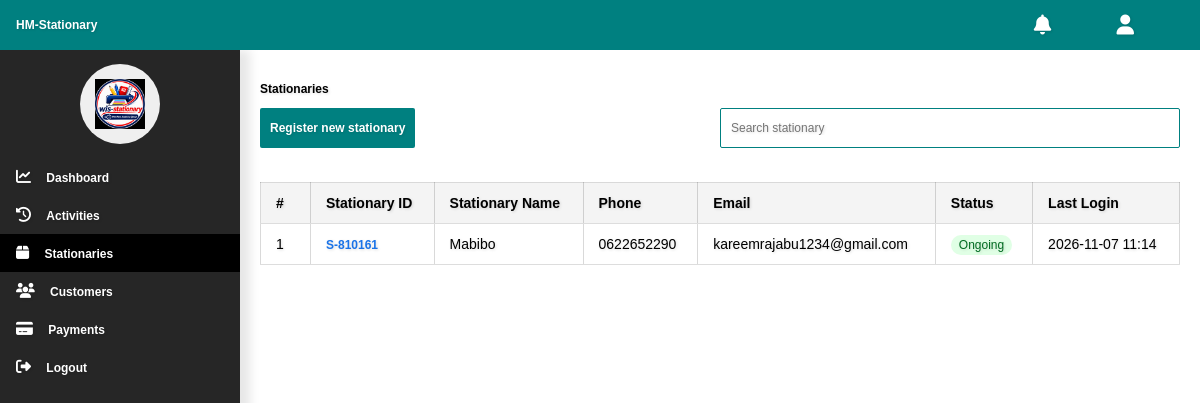
Page /stationary/admin/stationaries/ (signed in) on the committed database.
### stationary_system/models/stationary.py (models this page shows, shortened)
class StationaryProfile(models.Model):
    user = models.OneToOneField(
        settings.AUTH_USER_MODEL,
        on_delete=models.CASCADE
    )
    stationary_name = models.CharField(max_length=100)
    phone = models.CharField(max_length=11, unique=True)
    email = models.EmailField(default='', blank=True)
    force_password_change = models.BooleanField(default=True)
    payment_no = models.CharField(max_length=10, unique=True, blank=False, null=False)
    payment_name = models.CharField(max_length=100, blank=False, null=False)
    reg_date = models.DateTimeField(auto_now_add=True)

### stationary_system/models/accounts.py (models this page shows, shortened)
class CustomUser(AbstractUser):
    phone = models.CharField(max_length=20, blank=True, null=True)
    stationary_id = models.CharField(max_length=20, blank=True, null=True)

### stationary_system/views/admin_views/stationaries.py (the view)
# urls.py: path('stationary/admin/stationaries/', stationaries.admin_stationaries, name='admin_stationaries'),
@login_required(login_url='login_page_admin')
def admin_stationaries(request):
    stationary_profiles = StationaryProfile.objects.select_related('user').all()
    return render(request, 'admin/stationaries.html', {
        'stationary_profiles': stationary_profiles
    })

### stationary_system/templates/admin/stationaries.html (shortened to what this page needs)
{% load static %}
<!DOCTYPE html>
<html lang="en">
<head>
    <link rel="stylesheet" href="https://cdnjs.cloudflare.com/ajax/libs/font-awesome/6.4.0/css/all.min.css">
    <link rel="stylesheet" href="{% static 'admin_css/dashboard.css' %}">
    <link rel="stylesheet" href="{% static 'admin_css/activities.css' %}">
</head>
<body>
    <div class="row-holder-1">
        <div class="heading-holder-2">
            <div class="title-holder-21">
                <div class="menu-holder-22">
                    <button type="button"><span style="font-weight: bold;">HM-Stationary</span></button>
                </div>
            </div>
            <div class="actions-holder-22">
                <button type="button" onclick="window.location.href = `{% url 'admin_notifications' %}`">
                    <i class="fas fa-bell"></i>
                </button>
                <button type="button" onclick="window.location.href = `{% url 'admin_user' %}`">
                    <i class="fas fa-user"></i>
                </button>
            </div>
        </div>
        <div class="navigation-bar-holder-3" id="nav_bar">
            <div class="navigation-holder-4">
                <br>
                <div class="site-icon-holder">
                    <button type="button">
                        <img src="{% static 'icons/stationary1.png' %}" alt="site-icon">
                    </button>
                </div>
                <br>
                <ul>
                    <a href="{% url 'admin_dashboard' %}">
                        <li>
                            <button type="button">
                                <i class="fas fa-chart-line"></i>
                            </button>
                            <button type="button">Dashboard</button>
                        </li>
                    </a>
                </ul>
                <ul>
                    <a href="{% url 'admin_activities' %}">
                        <li>
                            <button type="button">
                                <i class="fas fa-history"></i>
                            </button>
                            <button type="button">Activities</button>
                        </li>
                    </a>
                </ul>
                <ul>
                    <a href="{% url 'admin_stationaries' %}">
                        <li class="active-bar">
                            <button type="button">
                                <i class="fas fa-box"></i>
                            </button>
                            <button type="button">Stationaries</button>
                        </li>
                    </a>
                </ul>
                <ul>
                    <a href="{% url 'admin_customers' %}">
                        <li>
                            <button type="button">
                                <i class="fas fa-users"></i>
                            </button>
                            <button type="button">Customers</button>
                        </li>
                    </a>
                </ul>
                <ul>
                    <a href="{% url 'admin_payments' %}">
                        <li>
                            <button type="button">
                                <i class="fas fa-credit-card"></i>
                            </button>
                            <button type="button">Payments</button>
                        </li>
                    </a>
                </ul>
                <ul>
                    <a href="{% url 'admin_logout' %}">
                        <li>
                            <button type="button">
                                <i class="fas fa-sign-out-alt"></i>
                            </button>
                            <button type="button">Logout</button>
                        </li>
                    </a>
                </ul>
            </div>
        </div>
        <div class="content-holder-4">
            <div class="dash-content-5">
                <p style="font-weight: bold;">Stationaries</p>
                <div class="activities-table-holder-6">
                    <div class="search-bar-holder-7">
                        <button type="button" class="register-button-7"
                            onclick="window.location.href = '../register_stationary/'">Register new stationary</button>
                        <input type="search" name="" id="searchInput" placeholder="Search stationary">
                    </div>
                    <br>
                    <div class="table-holder-9">
                        <table class="table-9" id="stationaryTable">
                            <thead>
                                <tr>
                                    <th class="index-9">#</th>
                                    <th>Stationary ID</th>
                                    <th>Stationary Name</th>
                                    <th>Phone</th>
                                    <th>Email</th>
                                    <th>Status</th>
                                    <th>Last Login</th>
                                </tr>
                            </thead>
                            <tbody>
                                {% for sp in stationary_profiles %}
                                <tr>
                                    <td class="index-9">{{ forloop.counter }}</td>
                                    <td>
                                        <a href="../preview_stationary/{{ sp.user.username }}" class="activity-link-9">
                                            {{ sp.user.username }}
                                        </a>
                                    </td>
                                    <td>{{ sp.user.first_name }}</td>
                                    <td>{{ sp.phone }}</td>
                                    <td>{{ sp.user.email }}</td>
                                    <td>
                                        {% if sp.user.is_active %}
                                        <span class="status-ongoing">Ongoing</span>
                                        {% else %}
                                        <span class="status-inactive">Inactive</span>
                                        {% endif %}
                                    </td>
                                    <td>{% if sp.user.last_login %}{{ sp.user.last_login|date:"Y-m-d H:i" }}
                                        {% else %}Never{% endif %}</td>
                                </tr>
                                {% empty %}
                                <tr>
                                    <td colspan="7">No stationary registered yet.</td>
                                </tr>
                                {% endfor %}
                            </tbody>
                        </table>
                    </div>
                    <br>
                </div>
            </div>
        </div>
    </div>
</body>
</html>

### stationary_system/static/admin_css/dashboard.css (style rules this page uses)
* { box-sizing: border-box; font-size: 12px; text-shadow: 1px 1px 3px rgba(0, 0, 0, 0.141); font-family: 'Trebuchet MS', sans-serif; }
html, body { padding: 0; margin: 0; }
.row-holder-1 { width: 100%; height: 100vh; background: transparent; }
.heading-holder-2 { width: 100%; height: 50px; background: teal; position: fixed; top: 0; left: 0; right: 0; z-index: 1000; }
.navigation-bar-holder-3 { width: 80%; height: 100%; box-shadow: 0px 10px 10px 10px rgba(0, 0, 0, 0.098); position: fixed; background: rgb(38, 38, 38); top: 50px; left: 0; bottom: 0; display: none; z-index: 1000; }
.content-holder-4 { width: 100%; height: 100%; overflow-y: scroll; margin-top: 50px; background: transparent; }
.row-holder-1>div { float: left; }
.heading-holder-2>div { float: left; }
.title-holder-21 { width: 50%; height: 100%; color: white; }
.menu-holder-22 { width: 100%; height: 100%; }
.menu-holder-22>button { width: auto; height: 100%; float: left; background: transparent; outline: none; border-style: none; color: white; margin-left: 10px; }
.actions-holder-22 { width: 50%; height: 100%; padding: 10px; background: transparent; text-align: right; }
.actions-holder-22>button { height: 100%; width: auto; background: transparent; border-style: none; outline: none; cursor: pointer; color: white; margin-right: 10px; }
.actions-holder-22>button>i { font-size: 20px; }
.navigation-holder-4 { width: 100%; height: auto; }
.site-icon-holder { width: 80px; height: 80px; margin: auto; border-radius: 100px; }
.site-icon-holder>button { width: 100%; height: 100%; border-radius: inherit; outline: none; text-align: left; border-style: none; padding: 15px; }
.site-icon-holder>button>img { width: 100%; height: 100%; }
ul { list-style-type: none; padding: 0; margin: 0; }
ul>a { text-decoration: none; }
ul>a>li { padding: 10px; }
ul>a>li>button { border-style: none; outline: none; background: transparent; font-weight: bold; color: white; }
.active-bar { background: black; }
ul>a>li>button>i { font-size: 15px; }
.dash-content-5 { width: 100%; height: auto; padding: 10px; }
@media only screen and (min-width: 768px) { .navigation-bar-holder-3 { display: inline-block; position: unset; width: 20%; margin-top: 50px; } }
@media only screen and (min-width: 768px) { .content-holder-4 { width: 80%; } }
@media only screen and (min-width: 768px) { .actions-holder-22>button { margin-right: 50px; } }
@media only screen and (min-width: 768px) { .dash-content-5 { width: 100%; height: auto; padding: 20px; } }

### stationary_system/static/admin_css/activities.css (style rules this page uses)
.activities-table-holder-6 { width: 100%; height: auto; }
.search-bar-holder-7 { width: 100%; height: 40px; text-align: right; animation-name: dash-container; animation-duration: 1s; }
.search-bar-holder-7>input { width: 50%; height: 100%; padding: 10px; border-style: none; border: 1px solid teal; border-radius: 2px; outline: none; }
.register-button-7 { height: 100%; width: auto; padding-left: 10px; padding-right: 10px; float: left; background: teal; outline: none; border-style: none; border-radius: 2px; color: white; font-weight: bold; }
.table-holder-9 { width: 100%; height: auto; animation-name: dash-container; animation-duration: 1s; }
.table-9 { width: 100%; height: auto; text-align: left; border: 1px solid rgba(0, 0, 0, 0.148); border-collapse: collapse; }
td, th { border: 1px solid rgba(0, 0, 0, 0.148); height: 40px; padding: 10px; }
.index-9 { width: 50px; text-align: center; }
.activity-link-9 { text-decoration: none; font-weight: bold; }
.table-holder-9 { width: 100%; overflow-x: auto; margin: 20px 0; }
.table-9 { width: 100%; border-collapse: collapse; min-width: 600px; }
.table-9 th, .table-9 td { padding: 12px 15px; text-align: left; border-bottom: 1px solid #ddd; font-size: 14px; }
.table-9 th { background-color: #f4f4f4; font-weight: 600; }
.activity-link-9 { color: #1a73e8; text-decoration: none; }
.status-ongoing { background-color: #e0ffe5; color: #006b21; padding: 3px 8px; border-radius: 12px; font-size: 12px; }

### rows in the picture
StationaryProfile: user.username "S-810161", user.first_name "Mabibo", phone "0622652290", user.email "kareemrajabu1234@gmail.com", shows "Ongoing", user.last_login "2026-11-07 11:14"
